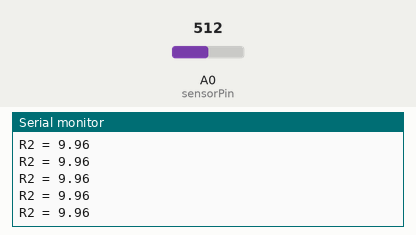
Simulated run of this sketch. Board: Arduino Uno, built with avr-gcc and run on an emulated ATmega328P. Shown: the last lines printed to the serial monitor. The test bench sets the inputs (shaded band); at power-on: A0 (sensorPin) = 512.

Above: at 1.2 s.
1.3 s: A0 (sensorPin) set to 1003
At 1.9 s:
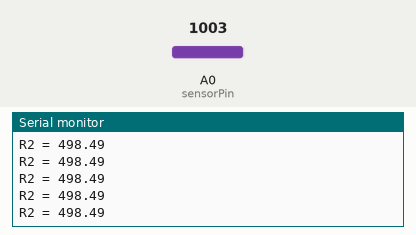
2.8 s: A0 (sensorPin) set to 1021
At 3.4 s:
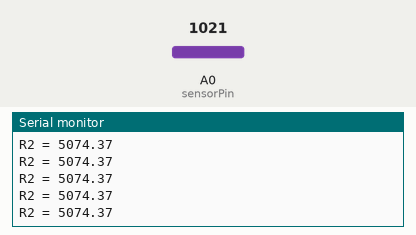
Timing chart, 0 to 5.8 s (numbered marks = the images above; inputs shaded):
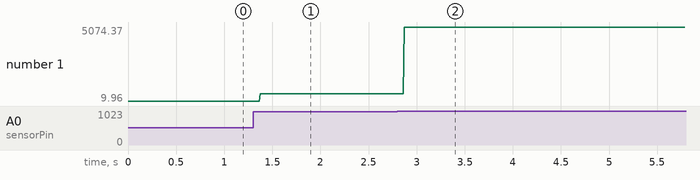

Measured:
- after the input at 1.3 s, the serial monitor: prints a new line after 0.07 s (image 1)
- after the input at 2.8 s, the serial monitor: prints a new line after 0.07 s (image 2)
- plotted number 1: 9.96 → 498.49 after the input at 1.3 s, 498.49 → 5074.37 after the input at 2.8 s

The sketch:

Ohmeter.ino
```cpp
/*

 Ohmmeter :
 Goal of the program : Measures the resistance of an unknown resistor and displays the value in ohms on the Serial Monitor.
 Main theme : Analog Input

*/

int sensorPin = A0;      // Selects the analog pin where the voltage divider output is read
int sensorValue = 0;     // Stores the raw analog value coming from the circuit


void setup() {

  Serial.begin(9600);          // Starts communication with the Serial Monitor at 9600 baud
  pinMode(sensorPin, INPUT);   // Sets the analog pin as an input so the Arduino can read the voltage

}


void loop() {

  sensorValue = analogRead(sensorPin);   // Reads the voltage divider output (0–1023)

  // Calculates the voltage at the analog pin using the 5V reference
  float voltage = sensorValue * (5.0 / 1023.0);

  // Uses Ohm’s Law to find current through the known resistor (9.94 ohms is the measured real value)
  float I = (5.0 - voltage) / 9.94;

  // Calculates the resistance of the unknown resistor using the voltage drop across it
  float R2 = voltage / I;

  Serial.print("R2 = ");   // Label for the output
  Serial.println(R2);      // Displays the calculated resistance in ohms

}
```
